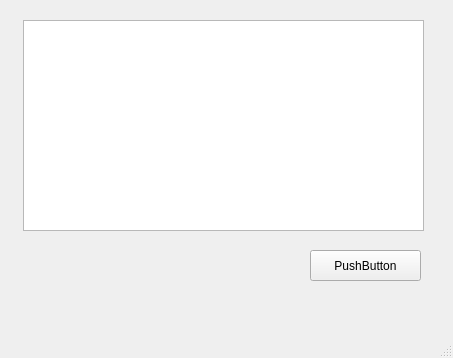
<?xml version="1.0" encoding="UTF-8"?>
<ui version="4.0">
 <class>MainWindow</class>
 <widget class="QMainWindow" name="MainWindow">
  <property name="geometry">
   <rect>
    <x>0</x>
    <y>0</y>
    <width>453</width>
    <height>358</height>
   </rect>
  </property>
  <property name="windowTitle">
   <string>MainWindow</string>
  </property>
  <widget class="QWidget" name="centralwidget">
   <widget class="QTextEdit" name="textEdit">
    <property name="geometry">
     <rect>
      <x>23</x>
      <y>20</y>
      <width>401</width>
      <height>211</height>
     </rect>
    </property>
   </widget>
   <widget class="QPushButton" name="pb">
    <property name="geometry">
     <rect>
      <x>310</x>
      <y>250</y>
      <width>111</width>
      <height>31</height>
     </rect>
    </property>
    <property name="text">
     <string>PushButton</string>
    </property>
   </widget>
  </widget>
  <widget class="QMenuBar" name="menubar">
   <property name="geometry">
    <rect>
     <x>0</x>
     <y>0</y>
     <width>453</width>
     <height>25</height>
    </rect>
   </property>
  </widget>
  <widget class="QStatusBar" name="statusbar"/>
 </widget>
 <resources/>
 <connections/>
</ui>
